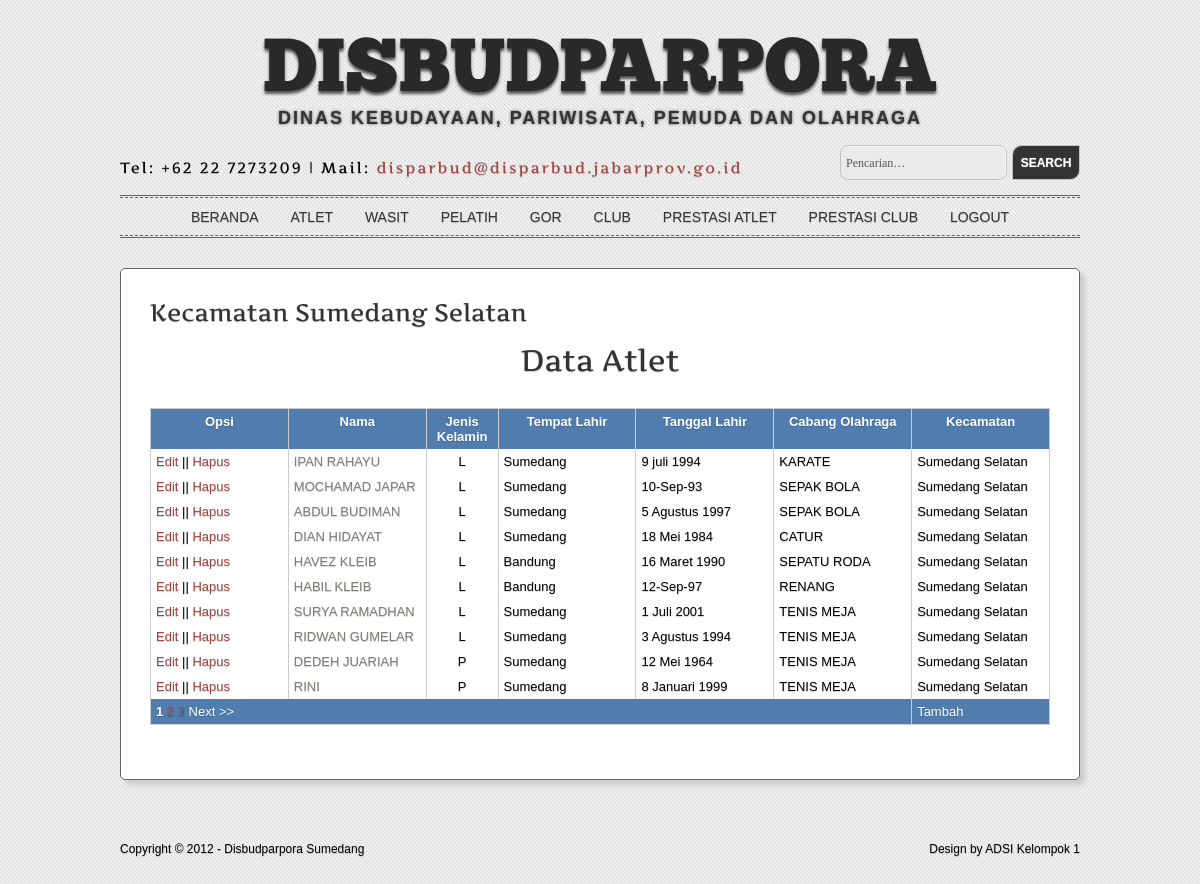
The page /0dd7a1c13df066dae71d4b8a520c52/page.php?halaman=1&page=1 (signed in) on the database its author committed.
### tables this page shows
CREATE TABLE IF NOT EXISTS `t_atlet` (
  `Id_atlet` int(3) NOT NULL AUTO_INCREMENT,
  `Nama` varchar(50) NOT NULL,
  `Jenis_Kelamin` char(1) NOT NULL,
  `Tempat_Lahir` varchar(30) NOT NULL,
  `Tanggal_Lahir` varchar(25) NOT NULL,
  `Cabang_Olahraga` varchar(15) NOT NULL,
  `Kecamatan` varchar(20) NOT NULL,
  PRIMARY KEY (`Id_atlet`)
);

### 0dd7a1c13df066dae71d4b8a520c52/page.php (the view, shortened to what this page needs)
<?php session_start();
if(!isset($_SESSION['id']))
{
	?>
	<script language="javascript">
	alert("Maaf, Anda tidak berhak mengakses halaman ini!!");
	document.location="../index.php";
	</script>
	<?php
}
else{
	$kecamatan=$_SESSION['kecamatan'];
?>
<!DOCTYPE html>
<link rel="stylesheet" href="../styles/elegant-press.css" type="text/css" />
</head>
<body>
<div class="main-container">
  <header>
    <h1><a href="index.html">Disbudparpora</a></h1>
    <p id="tagline"><strong>Dinas Kebudayaan, Pariwisata, Pemuda dan Olahraga</strong></p>
  </header>
</div>
<div class="main-container">
  <div id="sub-headline">
    <div class="tagline_left"><p id="tagline2">Tel: +62 22 7273209 | Mail: <a href="mailto:disparbud@disparbud.jabarprov.go.id">disparbud@disparbud.jabarprov.go.id</a></p></div>
    <div class="tagline_right">
    <form name="proses_cari" method="get" action="pagePencarian.php">
        <input type="text" name="key" value="Pencarian&hellip;"   onfocus="if (this.value == 'Pencarian&hellip;') {this.value = '';}" onblur="if (this.value == '') {this.value = 'Pencarian&hellip;';}" />
        <input type="submit" name="go" id="go" value="Search" />
    </form>
    </div>
    <br class="clear" />
  </div>
</div>
<div class="main-container">
  <div id="nav-container">
   <nav>
    <ul class="nav">
        <?php
				$halaman = $_GET['halaman'];
				$statSDM = 'biasa';
                	if($halaman==1)
					{
						$atlet = new atlet();
						$tabel = $atlet->tabel;
						$primer = 'Id_atlet';
						$cols = 6;
						?>
                        <li><a href="index.php">Beranda</a></li>
                        <li><a href="page.php?halaman=1&page=1" class="active">Atlet</a></li>
                        <li><a href="page.php?halaman=2&page=1">Wasit</a></li>
                        <li><a href="page.php?halaman=3&page=1">Pelatih</a></li>
                        <li><a href="page.php?halaman=4&page=1">GOR</a></li>
                        <li><a href="page.php?halaman=5&page=1">Club</a></li>
                        <li><a href="page.php?halaman=6&page=1">Prestasi Atlet</a></li>
                        <li><a href="page.php?halaman=7&page=1">Prestasi Club</a></li>
                        <li><a href="../21232f297a57a5a743894a0e4a801f/d56b699830e77ba53855679cb1d252/logout.php">Logout</a></li>
                        <?php
					}?>
    </ul>
   </nav>
  </div>
</div>
<div class="main-container">
  <div class="container1">
<article class="box" id="home_featured21">
	<h4>Kecamatan <?php echo $kecamatan;?> </h4>
                        <?php
                        echo "<table border='1'>";
                        if($halaman==1)
						{
							?>
							<tr bgcolor="#517DAE">
							<h1 align="center" >Data Atlet</h1><br>
                            <td width="107"><font color="#FFFFFF"><center><b>Opsi</b></center></td>
							<td width="107"><font color="#FFFFFF"><center><b>Nama</b></center></td>
							<td width="50"><font color="#FFFFFF"><center><b>Jenis Kelamin</b></center></td>
							<td width="107"><font color="#FFFFFF"><center><b>Tempat Lahir</b></center></td>
							<td width="107"><font color="#FFFFFF"><center><b>Tanggal Lahir</b></center></td>
							<td width="107"><font color="#FFFFFF"><center><b>Cabang Olahraga</b></center></td>
							<td width="107"><font color="#FFFFFF"><center><b>Kecamatan</b></center></td>
							</tr>
							<?php
						}
						$dataPerPage = 10;
						if(isset($_GET['page']))
						{
							$noPage = $_GET['page'];
						}
						else $noPage = 1;
						$offset = ($noPage - 1) * $dataPerPage;
						if($statSDM == 'biasa')
						{
							$query = "SELECT * FROM $tabel where Kecamatan='$kecamatan' order by $primer LIMIT $offset, $dataPerPage";
						}
						$result = mysql_query($query) or die('Error');
						while($data = mysql_fetch_array($result))
						{
							echo "<tr><td>
							<a href='formEdit.php?bag=$halaman&idEdit=".$data[0]."'>Edit</a> ||
							<a href='hapus.php?idDelete=".$data[0]."&bag=$halaman' onClick='return warning();'>Hapus</a>
							</td>";
							if($halaman==1)
							{
								echo "<td><a href='pageAtlet.php?id_atlet_prestasi=".$data[0]."'  style='color:#7f7d78'>"
									 .$data[1]."</a></td><td><center>".$data[2]."</center></td><td>".$data[3]."</td><td>"
									 .$data[4]."</td><td>".$data[5]."</td><td>"	.$data[6]."</td></tr>";
							}
						}
						if($statSDM == 'biasa')
						{
							$query = "SELECT COUNT(*) AS jumData FROM $tabel where Kecamatan='$kecamatan'";
						}
						$hasil  = mysql_query($query);
						$data     = mysql_fetch_array($hasil);
						$jumData = $data['jumData'];
						$jumPage = ceil($jumData/$dataPerPage);
						echo "<tr bgcolor='#517DAE'><td colspan=".$cols."><font color='#FFFFFF'>";
						for($page = 1; $page <= $jumPage; $page++)
						{
							 if ((($page >= $noPage - 3) && ($page <= $noPage + 3)) || ($page == 1) || ($page == $jumPage))
							 {
								if ($page == $noPage) echo " <b>".$page."</b> ";
								else echo " <a href='".$_SERVER['PHP_SELF']."?page=".$page."&halaman=".$halaman."'>".$page."</a> ";
							 }
						}
						if ($noPage < $jumPage)
							echo "<a href='".$_SERVER['PHP_SELF']."?page=".($noPage+1)."&halaman=".$halaman."'>
								  <font color='#FFFFFF'>Next &gt;&gt;</font></a>";
							echo "</td><td><a href='formTambah.php?tambah=".$halaman."'><font color='#FFFFFF'>Tambah</font></a></td></tr></table>";
						?>
                    </div>
                 </div>
<br /><br />
 <footer>
    <p class="tagline_left">Copyright &copy; 2012 - Disbudparpora Sumedang </p>
    <p class="tagline_right">Design by ADSI Kelompok 1</p>
    <br class="clear" />
  </footer>
<br />
<br />
    </body>
</html>
<?php
}?>

### rows shown on the page
t_atlet: Nama "IPAN RAHAYU", Jenis_Kelamin "L", Tempat_Lahir "Sumedang", Tanggal_Lahir "9 juli 1994", Cabang_Olahraga "KARATE", Kecamatan "Sumedang Selatan"
t_atlet: Nama "MOCHAMAD JAPAR", Jenis_Kelamin "L", Tempat_Lahir "Sumedang", Tanggal_Lahir "10-Sep-93", Cabang_Olahraga "SEPAK BOLA", Kecamatan "Sumedang Selatan"
t_atlet: Nama "ABDUL BUDIMAN", Jenis_Kelamin "L", Tempat_Lahir "Sumedang", Tanggal_Lahir "5 Agustus 1997", Cabang_Olahraga "SEPAK BOLA", Kecamatan "Sumedang Selatan"
t_atlet: Nama "DIAN HIDAYAT", Jenis_Kelamin "L", Tempat_Lahir "Sumedang", Tanggal_Lahir "18 Mei 1984", Cabang_Olahraga "CATUR", Kecamatan "Sumedang Selatan"
t_atlet: Nama "HAVEZ KLEIB", Jenis_Kelamin "L", Tempat_Lahir "Bandung", Tanggal_Lahir "16 Maret 1990", Cabang_Olahraga "SEPATU RODA", Kecamatan "Sumedang Selatan"
t_atlet: Nama "HABIL KLEIB", Jenis_Kelamin "L", Tempat_Lahir "Bandung", Tanggal_Lahir "12-Sep-97", Cabang_Olahraga "RENANG", Kecamatan "Sumedang Selatan"
t_atlet: Nama "SURYA RAMADHAN", Jenis_Kelamin "L", Tempat_Lahir "Sumedang", Tanggal_Lahir "1 Juli 2001", Cabang_Olahraga "TENIS MEJA", Kecamatan "Sumedang Selatan"
t_atlet: Nama "RIDWAN GUMELAR", Jenis_Kelamin "L", Tempat_Lahir "Sumedang", Tanggal_Lahir "3 Agustus 1994", Cabang_Olahraga "TENIS MEJA", Kecamatan "Sumedang Selatan"
t_atlet: Nama "DEDEH JUARIAH", Jenis_Kelamin "P", Tempat_Lahir "Sumedang", Tanggal_Lahir "12 Mei 1964", Cabang_Olahraga "TENIS MEJA", Kecamatan "Sumedang Selatan"
t_atlet: Nama "RINI", Jenis_Kelamin "P", Tempat_Lahir "Sumedang", Tanggal_Lahir "8 Januari 1999", Cabang_Olahraga "TENIS MEJA", Kecamatan "Sumedang Selatan"

### other values the page prints
$kecamatan "Sumedang Selatan"
